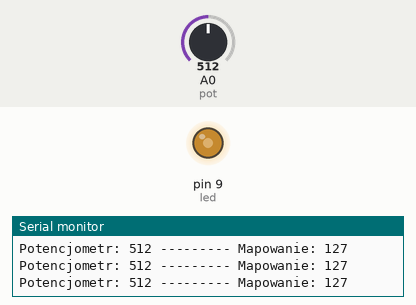
Simulated run of this sketch. Board: Arduino Uno, built with avr-gcc and run on an emulated ATmega328P. Shown: output pins drawn as LEDs (lit = HIGH), the last lines printed to the serial monitor. Inputs (shaded band) come from the test bench; at power-on: A0 (pot) = 512.

Above: at 1.2 s.
1.3 s: A0 (pot) set to 410
At 2.1 s:
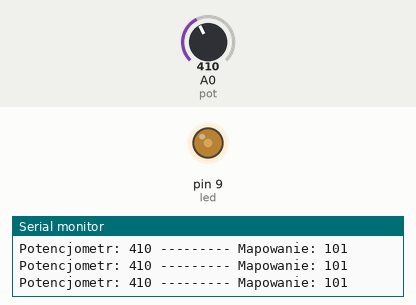
2.8 s: A0 (pot) set to 386
At 3.6 s:
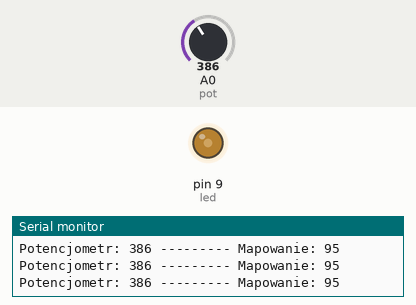
5.8 s: A0 (pot) set to 716
At 7.0 s:
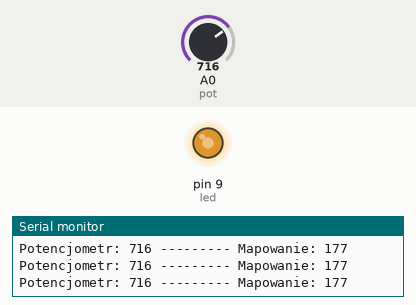
7.3 s: A0 (pot) set to 991
At 8.5 s:
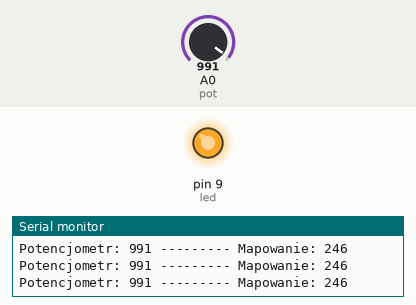
8.8 s: A0 (pot) set to 1013
At 10.0 s:
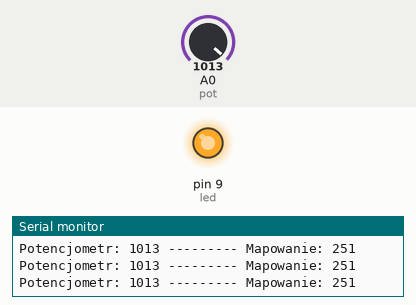
10.3 s: A0 (pot) set to 0
At 11.0 s:
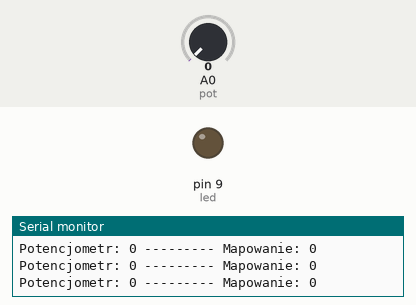
Timing chart, 0 to 12.8 s (numbered marks = the images above; inputs shaded):
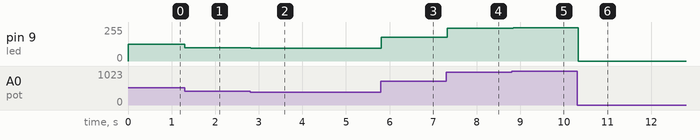

The sketch:

pwm_led_01.ino
```cpp
int led = 9;
int pot = A0;
int val, map_pwm;

void setup()
{
 Serial.begin(9600);
 pinMode(pot, INPUT);
 pinMode(led, OUTPUT);
}

void loop()
{
  val = analogRead(pot);
  map_pwm = map(val, 0, 1023, 0, 254);
  analogWrite(led, map_pwm);
  Serial.print("Potencjometr: ");
  Serial.print(val);
  Serial.print(" --------- Mapowanie: ");
  Serial.println(map_pwm);

//  for (int i = 0; i <= 250; i++)
//  {
//   analogWrite(pwm, i);
//   tone(pwm, i);
//   delay(5);
//  }
//  for (int i = 250; i >= 1; i--)
//  {
//   analogWrite(pwm, i);
//   delay(1);
//  }
}
```

Measured:
- after the input at 1.3 s, pin 9 (led): 127/255 → 101/255 at once
- after the input at 2.8 s, pin 9 (led): 101/255 → 95/255 at once
- after the input at 5.8 s, pin 9 (led): 95/255 → 177/255 at once
- after the input at 7.3 s, pin 9 (led): 177/255 → 246/255 at once
- after the input at 8.8 s, pin 9 (led): 246/255 → 251/255 at once
- after the input at 10.3 s, pin 9 (led): 251/255 → 0/255 at once
